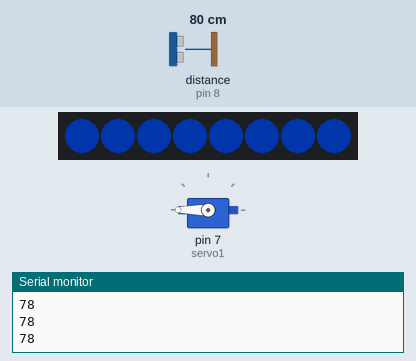
A sketch run on a simulated Arduino Uno, built with avr-gcc and run on an emulated ATmega328P. On the bench: 8 RGB LEDs in strip order, left to right, servo, the last lines printed to the serial monitor. Wiring (inferred from the names in the program): ultrasonic range finder: trigger pin 9; echo pin 8. The inputs (shaded band) are chosen by the test bench; at power-on: distance to the obstacle (sensor on pin 8) 80 cm. The echo pulse lasts 58.3 µs per cm; dim RGB values are drawn brighter than linear; random numbers use the default seed unless the sketch sets one.

Above: at 1.2 s.
1.3 s: distance to the obstacle (sensor on pin 8) set to 250 cm
At 2.5 s:
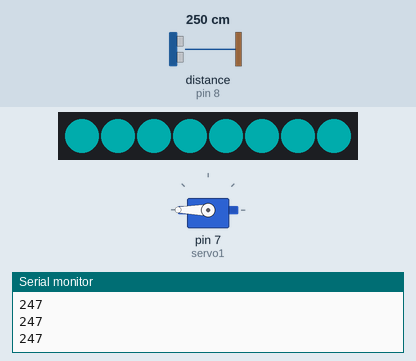
2.8 s: distance to the obstacle (sensor on pin 8) set to 2 cm
At 2.81 s:
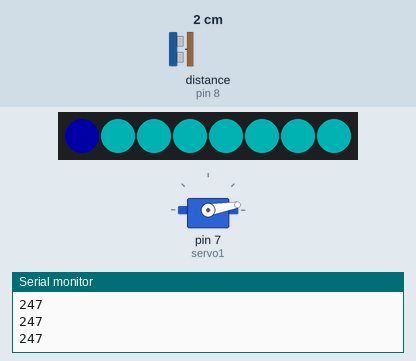
4.5 s: distance to the obstacle (sensor on pin 8) set to 18 cm
At 5.5 s:
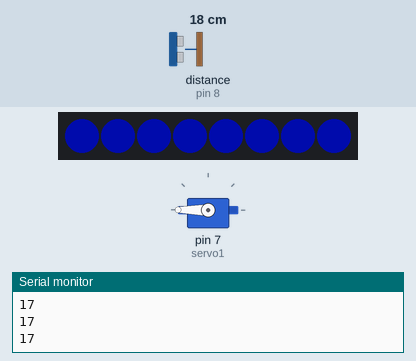
Timing chart, 0 to 7.5 s (numbered marks = the images above; inputs shaded):
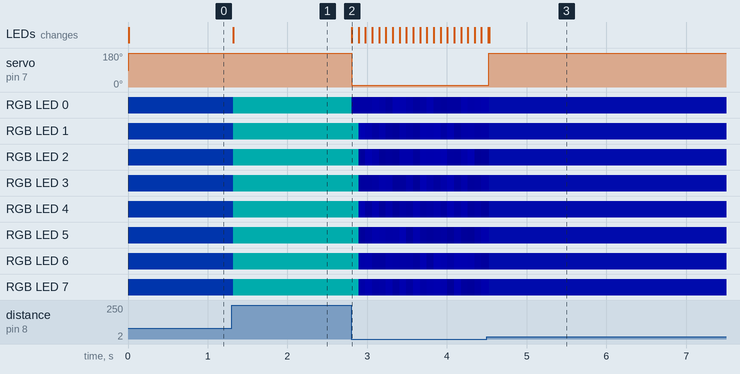

Measured:
- after the input at 1.3 s, RGB LED 0–7: RGB(0, 15, 49) → RGB(0, 49, 49) at once; the LEDs: change at once (image 1)
- after the input at 2.8 s, servo on pin 7 (servo1): 180° → 10° at once; the LEDs: change at once (image 2)
- after the input at 4.5 s, servo on pin 7 (servo1): 10° → 180° at once

The sketch:

sculpture_.ino
```cpp
////////// PROJECT DESCRIPTION //////////
// this prject uses an ultrasonic sensor to detect distance
// if it senses that the distance is less than 10, which means that something is close to it,
// the LED lights change color and servo moves to pull a string which holds a paper kinetic sculpture


////////// NEOPIXEL LIBRARY //////////
#include <Adafruit_NeoPixel.h>
#ifdef __AVR__
#include <avr/power.h>
#endif

#define PIN            6 //LED PIN
#define NUMPIXELS      8 //number of LED lights
Adafruit_NeoPixel pixels = Adafruit_NeoPixel(NUMPIXELS, PIN, NEO_GRB + NEO_KHZ800);
int delayval = 10; // delay LED lights for half a second

////////// SERVO LIBRARY //////////
#include <Servo.h>
Servo servo1;
int trigPin = 9;
int echoPin = 8;
long distance;
long duration;

void setup() {

  pixels.begin(); // initializes the NeoPixel library.

  Serial.begin(9600);
  pinMode(trigPin, OUTPUT);
  pinMode(echoPin, INPUT);// ultrasonic pin set up

  servo1.attach(7);  //SERVO PIN
}

////////// ULTRASONIC CONTROLLS LEDs AND SERVO //////////

void loop() {

  ultra();
  if (distance <= 10) {   //if ultrasonic detects distance less than 10, LED lights and servo turn on

    servo1.write(10);

    for (int i = 0; i < NUMPIXELS; i++) {
      pixels.setPixelColor(i, pixels.Color(0, distance, random(100, 255))); //random bluer color
      pixels.setBrightness(60);
      pixels.show();
      delay(delayval);
    }

  }
  else {
    servo1.write(180);

    for (int i = 0; i < NUMPIXELS; i++) {
      pixels.setPixelColor(i, pixels.Color(0, distance, 250)); // random blue-green color
      pixels.setBrightness(50);
      pixels.show();
    }
  }
  Serial.println(distance);
}

void ultra() {
  digitalWrite(trigPin, LOW);
  delayMicroseconds(2);
  digitalWrite(trigPin, HIGH);
  delayMicroseconds(10);
  digitalWrite(trigPin, LOW);
  duration = pulseIn(echoPin, HIGH);
  distance = duration * 0.034 / 2;
}
```
